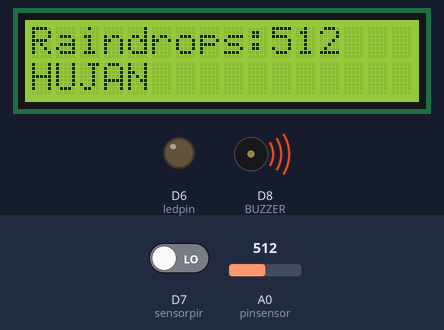
This sketch was run on a simulated ESP8266 (NodeMCU). Parts: 16×2 character LCD, output pins drawn as LEDs (lit = HIGH), buzzer (waves = sounding, pin HIGH). The inputs (shaded band) are chosen by the test bench; at power-on: A0 (pinsensor) = 512, D7 (sensorpir) LOW. WiFi joins after 1.5 s; servers stay silent unless stated; what the sketch prints to the serial monitor is not drawn.

Above: at 3.2 s.
3.3 s: A0 (pinsensor) set to 684
At 3.9 s:
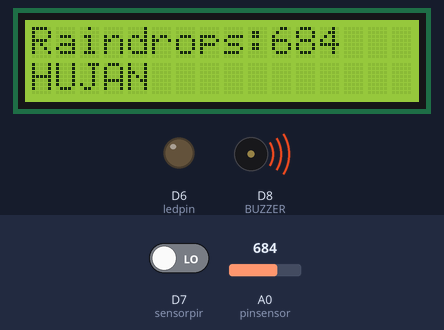
5.2 s: A0 (pinsensor) set to 707
At 7.4 s:
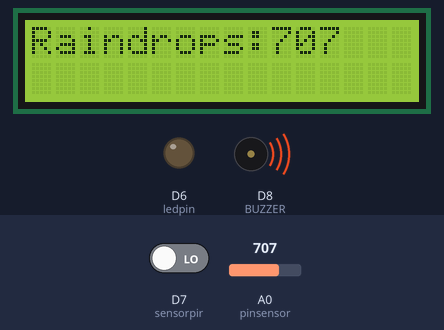
7.9 s: A0 (pinsensor) set to 985
At 10.4 s:
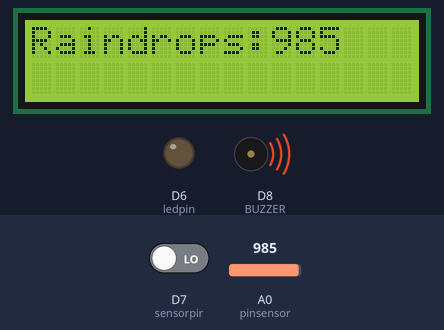
10.7 s: A0 (pinsensor) set to 1012
At 13.0 s:
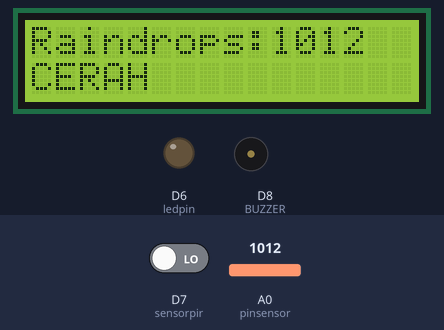
13.6 s: D7 (sensorpir) driven HIGH
At 15.5 s:
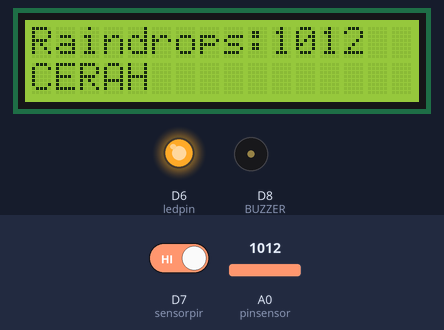
16.4 s: A0 (pinsensor) set to 690
At 19.1 s:
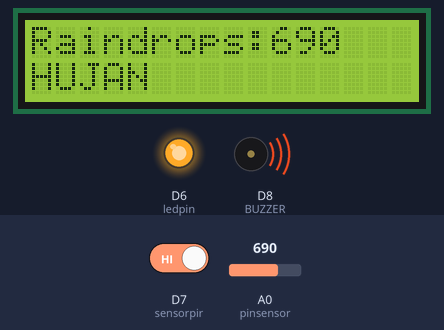
Timing chart, 0 to 20.3 s (numbered marks = the images above; inputs shaded):
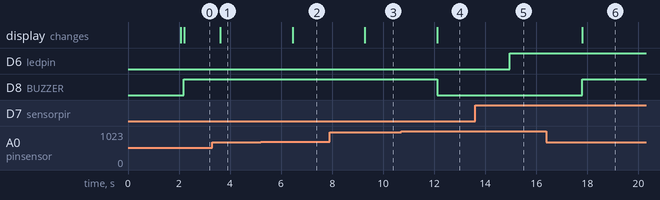

The sketch:

KELOMPOK4CPSFIREBASE.ino
```cpp
#include <Wire.h>
#include <LiquidCrystal_I2C.h>
#include <Firebase_ESP_Client.h>
#include <ESP8266WiFi.h>
#include "addons/TokenHelper.h"
#include "addons/RTDBHelper.h"

#define WIFI_SSID "nama wifi"
#define WIFI_PASSWORD "pasword wifi"

#define API_KEY "api key"

// Insert RTDB URLefine the RTDB URL */
#define DATABASE_URL "url"

FirebaseData fbdo;
FirebaseAuth auth;
FirebaseConfig config;

unsigned long sendDataPrevMillis = 0;
int count = 0;
bool signupOK= false;

LiquidCrystal_I2C lcd = LiquidCrystal_I2C(0x27, 16, 2);
const int pinsensor = A0;
const int BUZZER = D8;
int sensorpir = D7;
int ledpin = D6;

//Set-up Sensor
void setup ()
{
 Serial.begin(9600);
  WiFi.begin(WIFI_SSID, WIFI_PASSWORD);
  Serial.print("Connecting to Wi-Fi");
  while (WiFi.status() != WL_CONNECTED){
    Serial.print(".");
    delay(1000);
  }
  Serial.println();
  Serial.print("Connected with IP: ");
  Serial.println(WiFi.localIP());
  Serial.println();

  /* Assign the api key (required) */
  config.api_key = API_KEY;

  /* Assign the RTDB URL (required) */
  config.database_url = DATABASE_URL;

  /* Sign up */
  if (Firebase.signUp(&config, &auth, "", "")){
    Serial.println("ok");
    signupOK = true;
  }
  else{
    Serial.printf("%s\n", config.signer.signupError.message.c_str());
  }

  /* Assign the callback function for the long running token generation task */
  config.token_status_callback = tokenStatusCallback; //see addons/TokenHelper.h

  Firebase.begin(&config, &auth);
  Firebase.reconnectWiFi(true);

  //setup lcd
 lcd.init();
 lcd.backlight();
 lcd.clear();
 lcd.setCursor(0, 1);
 lcd.print("APPA");

 //Raindrop
 pinMode (pinsensor, INPUT);
 pinMode (BUZZER, OUTPUT);

 //PIR
 pinMode(sensorpir, INPUT);
 pinMode(ledpin, OUTPUT);

 WiFi.begin(WIFI_SSID, WIFI_PASSWORD); // connect to wifi
 Serial.print("connecting");
}

//Loop Sensor dan LCD
void loop()
{
 delay(100);
  //Raindrop
 int nilai = analogRead(pinsensor);
 String ket="";
 Serial.println(nilai);
 lcd.clear();
 lcd.print("Raindrops:");
 lcd.print(nilai);
 if(nilai>1000){
 ket="CERAH";
 digitalWrite(BUZZER, LOW);

 }
 if(nilai<700){
 ket="HUJAN";
 digitalWrite(BUZZER, HIGH);
 }

 //PIR
 int value = digitalRead(sensorpir);
 digitalWrite (ledpin, value);
 Serial.println(value);

 //LCD
 lcd.setCursor(0, 1);
 lcd.print(ket);
 delay(1000);

 if (Firebase.ready() && signupOK && (millis() - sendDataPrevMillis > 500 || sendDataPrevMillis == 0)){
    sendDataPrevMillis = millis();
    // Write an Int number on the database path test/int
    if (Firebase.RTDB.setInt(&fbdo, "sensor/RAINDROP", nilai)){
      Serial.print("Rain : ");
      Serial.println(value);
    }
    else {
      Serial.println("FAILED");
      Serial.println("REASON: " + fbdo.errorReason());
    }

    // Write an Float number on the database path test/float
    if (Firebase.RTDB.setFloat(&fbdo, "sensor/PIR", value)){
      Serial.print("Movement : ");
      Serial.println(value);
    }
    else {
      Serial.println("FAILED");
      Serial.println("REASON: " + fbdo.errorReason());
    }
  }
}
```

Measured:
- the behaviour switches between 699 and 700 on A0 (pinsensor) (found by bisection; images 1 and 2)
- the behaviour switches between 1000 and 1001 on A0 (pinsensor) (found by bisection; images 3 and 4)
- after the input at 3.3 s, the display: changes after 0.32 s (image 1)
- after the input at 5.2 s, the display: changes after 1.3 s (image 2)
- after the input at 7.9 s, the display: changes after 1.4 s (image 3)
- after the input at 10.7 s, D8 (BUZZER): HIGH → LOW after 1.4 s; the display: changes after 1.4 s (image 4)
- after the input at 13.6 s, D6 (ledpin): LOW → HIGH after 1.4 s
- after the input at 16.4 s, D8 (BUZZER): LOW → HIGH after 1.4 s; the display: changes after 1.4 s (image 6)
